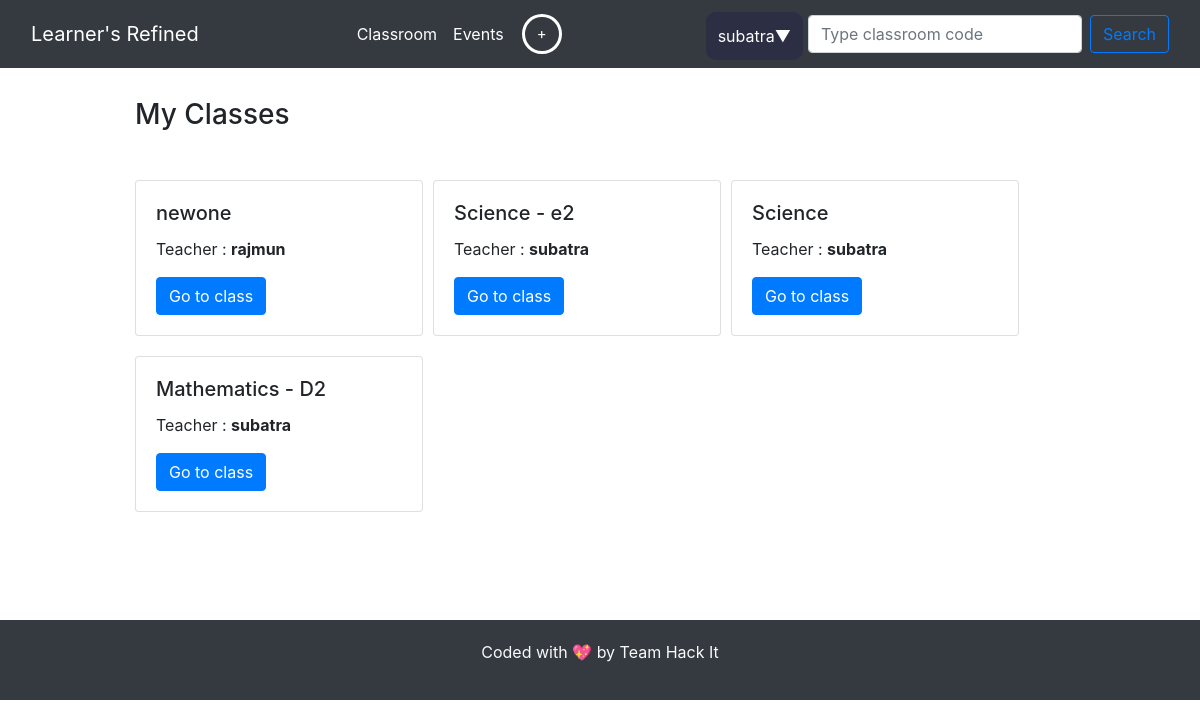
/index.php (signed in), run on the app's committed database.
### tables this page shows
CREATE TABLE IF NOT EXISTS `classroom` (
  `sno` int NOT NULL AUTO_INCREMENT,
  `admin` text NOT NULL,
  `c_code` varchar(10) NOT NULL,
  `students` text NOT NULL,
  `assignment` text NOT NULL,
  `announcement` text NOT NULL,
  `c_name` varchar(20) NOT NULL,
  `admin_id` varchar(10) NOT NULL,
  PRIMARY KEY (`sno`),
  UNIQUE KEY `c_code` (`c_code`)
);

### index.php (the view, shortened to what this page needs)
<?php session_start();
include "partials/dbconct.php";
if(isset($_SESSION["loggedin"])){
  $classexists=false;
  $userid=$_SESSION["user_id"];
  $sql="SELECT * FROM `users` WHERE `id`=$userid";
  $result=mysqli_query($conn,$sql);
  $row=mysqli_fetch_assoc($result);
  if(!$row["classes"]==""){
    $classexists=true;
    $classes=json_decode($row["classes"],true);
    $length=count($classes);
  }
}
else{
  header("location:login.php");
}
?>
<head>
  <link rel="stylesheet" href="css/classroom.css">
  <link rel="stylesheet" href="https://maxcdn.bootstrapcdn.com/bootstrap/4.5.2/css/bootstrap.min.css">
  <link rel="stylesheet" href="css/style.css?v=<?php echo time(); ?>">
</head>
<?php include "partials/nav.php"; ?>
<h3 class="container">My Classes</h3>
<div class=" short">
<div class="container">
<?php
if($classexists){
  for($i=0;$i<$length;$i++){
    $classcode=$classes[$i];
    $classql="SELECT * FROM `classroom` WHERE `c_code`='$classcode'";
    $resultclass=mysqli_query($conn,$classql);
    $rowclss=mysqli_fetch_assoc($resultclass);
    echo "<div class='card' style='width: 18rem;'>
    <div class='card-body'>
      <h5 class='card-title'>".$rowclss['c_name']."</h5>
      <p class='card-text'>Teacher : <b>".$rowclss['admin']."</b></p>
      <a href='classroom.php?code=".$classcode."' class='btn btn-primary'>Go to class</a>
    </div>
  </div>";
  }
}
?>
</div>
</div>
<?php include './partials/footer.php';?>
<body>
</body>

### css/classroom.css (style rules this page uses)
.short { min-height:480px; }

### css/style.css (style rules this page uses)
.container { display: flex; width: 80vw; flex-wrap: wrap; padding-top:30px; }
.card { margin: 10px 0px; margin-right:10px; }

### data on the page
classroom: c_name "newone", admin "rajmun"
classroom: c_name "Science - e2", admin "subatra"
classroom: c_name "Science", admin "subatra"
classroom: c_name "Mathematics - D2", admin "subatra"

### other printed values
$_SESSION['username'] "subatra"
